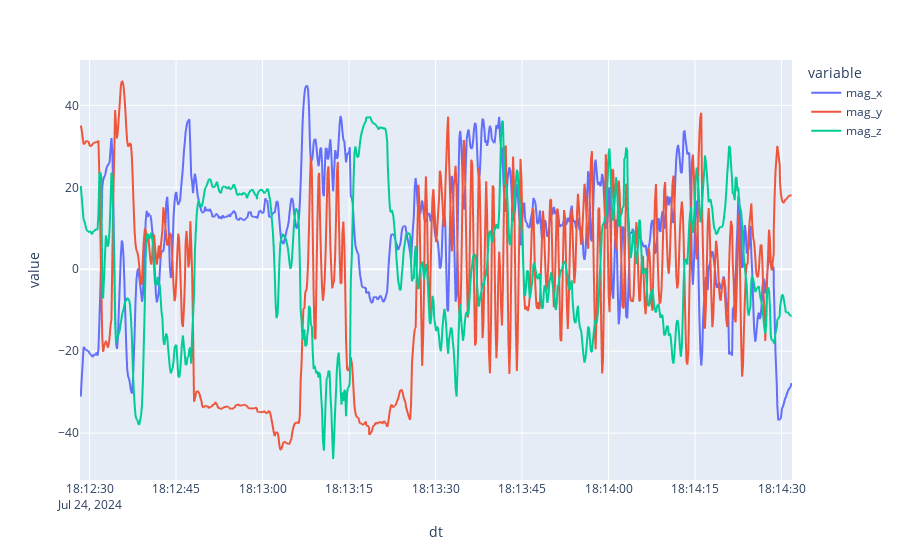

Notebook code for this chart:
### Code cell
fig = px.line(df, x='dt', y=['mag_x', 'mag_y', 'mag_z'])
fig.update_traces(connectgaps=True)
fig.show()

### Figure 1 — Plotly figure (JSON) as saved in the notebook; plotly's stock layout.template omitted (floating-point values rounded to 4 significant figures; data arrays with more than 128 entries replaced by an {"elided": "..."} marker saying what was removed)
{"data": [{"connectgaps": true, "hovertemplate": "variable=mag_x<br>dt=%{x}<br>value=%{y}<extra></extra>", "legendgroup": "mag_x", "line": {"color": "#636efa", "dash": "solid"}, "marker": {"symbol": "circle"}, "mode": "lines", "name": "mag_x", "showlegend": true, "type": "scattergl", "x": {"elided": "3831 str values"}, "xaxis": "x", "y": {"elided": "3831 float values"}, "yaxis": "y"}, {"connectgaps": true, "hovertemplate": "variable=mag_y<br>dt=%{x}<br>value=%{y}<extra></extra>", "legendgroup": "mag_y", "line": {"color": "#EF553B", "dash": "solid"}, "marker": {"symbol": "circle"}, "mode": "lines", "name": "mag_y", "showlegend": true, "type": "scattergl", "x": {"elided": "3831 str values"}, "xaxis": "x", "y": {"elided": "3831 float values"}, "yaxis": "y"}, {"connectgaps": true, "hovertemplate": "variable=mag_z<br>dt=%{x}<br>value=%{y}<extra></extra>", "legendgroup": "mag_z", "line": {"color": "#00cc96", "dash": "solid"}, "marker": {"symbol": "circle"}, "mode": "lines", "name": "mag_z", "showlegend": true, "type": "scattergl", "x": {"elided": "3831 str values"}, "xaxis": "x", "y": {"elided": "3831 float values"}, "yaxis": "y"}], "layout": {"legend": {"title": {"text": "variable"}, "tracegroupgap": 0}, "margin": {"t": 60}, "xaxis": {"anchor": "y", "domain": [0, 1], "title": {"text": "dt"}}, "yaxis": {"anchor": "x", "domain": [0, 1], "title": {"text": "value"}}}}
